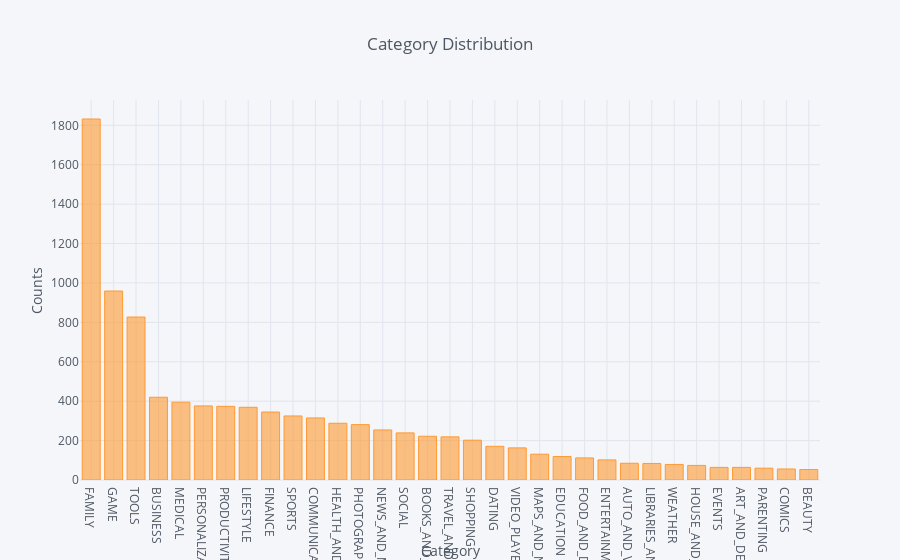

The notebook cell saved with this chart:
### Markdown cell above
#### Plot 1: Category Distribution

### Code cell
#Plot 1: Category Distribution
apps.Category.value_counts().sort_values(ascending=False).iplot(kind='bar',xTitle='Category',yTitle='Counts',title='Category Distribution')

### Figure 1 — Plotly figure (JSON) as saved in the notebook; plotly's stock layout.template omitted (floating-point values rounded to 4 significant figures)
{"data": [{"marker": {"color": "rgba(255, 153, 51, 0.6)", "line": {"color": "rgba(255, 153, 51, 1.0)", "width": 1}}, "name": "Category", "orientation": "v", "text": "", "type": "bar", "uid": "eb4293c4-6ae2-4bda-82d3-42c4e19f5b52", "x": ["FAMILY", "GAME", "TOOLS", "BUSINESS", "MEDICAL", "PERSONALIZATION", "PRODUCTIVITY", "LIFESTYLE", "FINANCE", "SPORTS", "COMMUNICATION", "HEALTH_AND_FITNESS", "PHOTOGRAPHY", "NEWS_AND_MAGAZINES", "SOCIAL", "BOOKS_AND_REFERENCE", "TRAVEL_AND_LOCAL", "SHOPPING", "DATING", "VIDEO_PLAYERS", "MAPS_AND_NAVIGATION", "EDUCATION", "FOOD_AND_DRINK", "ENTERTAINMENT", "AUTO_AND_VEHICLES", "LIBRARIES_AND_DEMO", "WEATHER", "HOUSE_AND_HOME", "EVENTS", "ART_AND_DESIGN", "PARENTING", "COMICS", "BEAUTY"], "y": [1832, 959, 827, 420, 395, 376, 374, 369, 345, 325, 315, 288, 281, 254, 239, 222, 219, 202, 171, 163, 131, 119, 112, 102, 85, 84, 79, 74, 64, 64, 60, 56, 53]}], "layout": {"legend": {"bgcolor": "#F5F6F9", "font": {"color": "#4D5663"}}, "paper_bgcolor": "#F5F6F9", "plot_bgcolor": "#F5F6F9", "title": {"font": {"color": "#4D5663"}, "text": "Category Distribution"}, "xaxis": {"gridcolor": "#E1E5ED", "showgrid": true, "tickfont": {"color": "#4D5663"}, "title": {"font": {"color": "#4D5663"}, "text": "Category"}, "zerolinecolor": "#E1E5ED"}, "yaxis": {"gridcolor": "#E1E5ED", "showgrid": true, "tickfont": {"color": "#4D5663"}, "title": {"font": {"color": "#4D5663"}, "text": "Counts"}, "zerolinecolor": "#E1E5ED"}}}
